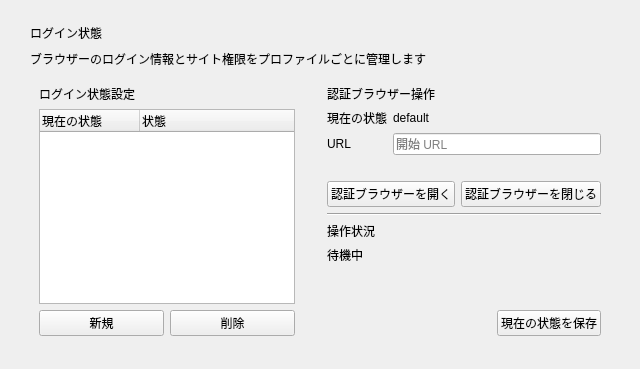
<?xml version="1.0" encoding="UTF-8"?>
<ui version="4.0">
 <class>AuthForm</class>
 <widget class="QWidget" name="AuthForm">
  <layout class="QVBoxLayout" name="rootLayout">
   <property name="leftMargin"><number>30</number></property>
   <property name="topMargin"><number>24</number></property>
   <property name="rightMargin"><number>30</number></property>
   <property name="bottomMargin"><number>24</number></property>
   <property name="spacing"><number>8</number></property>
   <item><widget class="QLabel" name="titleLabel"><property name="text"><string>ログイン状態</string></property></widget></item>
   <item><widget class="QLabel" name="subtitleLabel"><property name="text"><string>ブラウザーのログイン情報とサイト権限をプロファイルごとに管理します</string></property></widget></item>
   <item>
    <layout class="QHBoxLayout" name="bodyLayout">
     <property name="spacing"><number>14</number></property>
     <item>
      <widget class="QFrame" name="profileCard">
       <layout class="QVBoxLayout" name="profileLayout">
        <item><widget class="QLabel" name="profileTitle"><property name="text"><string>ログイン状態設定</string></property></widget></item>
        <item>
         <widget class="QTreeWidget" name="profileTree">
          <property name="rootIsDecorated"><bool>false</bool></property>
          <property name="alternatingRowColors"><bool>false</bool></property>
          <column><property name="text"><string>現在の状態</string></property></column>
          <column><property name="text"><string>状態</string></property></column>
         </widget>
        </item>
        <item>
         <layout class="QHBoxLayout" name="profileActions">
          <item><widget class="QPushButton" name="newProfileButton"><property name="text"><string>新規</string></property></widget></item>
          <item><widget class="QPushButton" name="deleteProfileButton"><property name="text"><string>削除</string></property></widget></item>
         </layout>
        </item>
       </layout>
      </widget>
     </item>
     <item>
      <widget class="QFrame" name="browserCard">
       <layout class="QVBoxLayout" name="browserLayout">
        <item><widget class="QLabel" name="browserTitle"><property name="text"><string>認証ブラウザー操作</string></property></widget></item>
        <item>
         <layout class="QGridLayout" name="browserInfoLayout">
          <item row="0" column="0"><widget class="QLabel" name="currentStateCaption"><property name="text"><string>現在の状態</string></property></widget></item>
          <item row="0" column="1"><widget class="QLabel" name="selectedLabel"><property name="text"><string>default</string></property></widget></item>
          <item row="1" column="0"><widget class="QLabel" name="urlCaption"><property name="text"><string>URL</string></property></widget></item>
          <item row="1" column="1"><widget class="QLineEdit" name="urlEdit"><property name="placeholderText"><string>開始 URL</string></property></widget></item>
          <item row="2" column="0" colspan="2"><widget class="QLabel" name="pathLabel"><property name="text"><string/></property><property name="wordWrap"><bool>true</bool></property></widget></item>
         </layout>
        </item>
        <item>
         <layout class="QHBoxLayout" name="browserActions">
          <item><widget class="QPushButton" name="openBrowserButton"><property name="text"><string>認証ブラウザーを開く</string></property></widget></item>
          <item><widget class="QPushButton" name="closeBrowserButton"><property name="text"><string>認証ブラウザーを閉じる</string></property></widget></item>
         </layout>
        </item>
        <item><widget class="QFrame" name="statusSeparator"><property name="frameShape"><enum>QFrame::HLine</enum></property><property name="frameShadow"><enum>QFrame::Sunken</enum></property></widget></item>
        <item><widget class="QLabel" name="statusTitle"><property name="text"><string>操作状況</string></property></widget></item>
        <item><widget class="QLabel" name="statusLabel"><property name="text"><string>待機中</string></property><property name="wordWrap"><bool>true</bool></property></widget></item>
        <item><spacer name="browserStretch"><property name="orientation"><enum>Qt::Vertical</enum></property><property name="sizeHint"><size><width>20</width><height>40</height></size></property></spacer></item>
        <item>
         <layout class="QHBoxLayout" name="saveActions">
          <item><spacer name="saveStretch"><property name="orientation"><enum>Qt::Horizontal</enum></property><property name="sizeHint"><size><width>40</width><height>20</height></size></property></spacer></item>
          <item><widget class="QPushButton" name="saveStateButton"><property name="text"><string>現在の状態を保存</string></property></widget></item>
         </layout>
        </item>
       </layout>
      </widget>
     </item>
    </layout>
   </item>
  </layout>
 </widget>
 <resources/>
 <connections/>
</ui>
